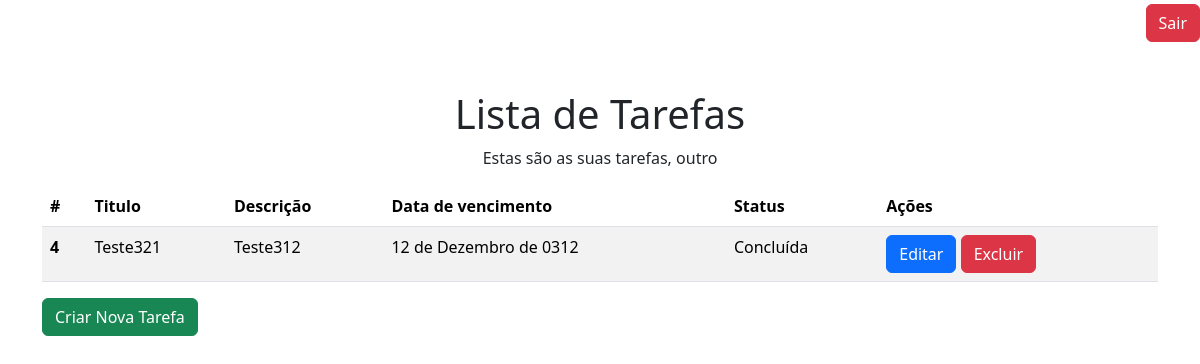
Screenshot of / (signed in) with the database file from the repository.
### core/models.py (models this page shows, shortened)
class Tarefa(models.Model):
    usuario = models.ForeignKey(settings.AUTH_USER_MODEL, on_delete=models.CASCADE, related_name='tarefas')
    titulo = models.CharField(max_length=50, blank=False, null=False)
    descricao = models.CharField(max_length=500, blank=False, null=False)
    data = models.DateField(null=False)
    status = models.BooleanField(null=False)

### core/views.py (the view)
# urls.py: path('', index, name='index'),
@login_required
def index(request):
    lista = Tarefa.objects.filter(usuario=request.user)
    return render(request, 'core/tarefas.html', {'tarefas': lista})

### templates/core/tarefas.html (shortened to what this page needs)
{% load static %}
<!DOCTYPE html>
<html>
    <head>
        <link rel="stylesheet" href="{% static 'core/style/tarefas_style.css' %}">
        <link href="https://cdn.jsdelivr.net/npm/bootstrap@5.3.8/dist/css/bootstrap.min.css" rel="stylesheet">
    </head>
    <body>
        <form action="{% url 'logout' %}" method="POST" class="text-end mt-1">
            <button type="submit" class="btn btn-danger">Sair</button>
        </form>
        <h1 class="text-center mt-5">Lista de Tarefas</h1>
        <p class="text-center">Estas são as suas tarefas, {{ request.user.username }}</p>
        <div class="container">
            <table class="table table-striped">
                <thead>
                    <tr>
                        <th scope="col">#</th>
                        <th scope="col">Titulo</th>
                        <th scope="col">Descrição</th>
                        <th scope="col">Data de vencimento</th>
                        <th scope="col">Status</th>
                        <th scope="col">Ações</th>
                    </tr>
                </thead>
                <tbody>
                    {% for tarefa in tarefas %}
                        <tr>
                            <th scope="row">{{ tarefa.id }}</th>
                            <td>{{ tarefa.titulo }}</td>
                            <td>{{ tarefa.descricao }}</td>
                            <td>{{ tarefa.data }}</td>
                            <td>{% if tarefa.status %} Concluída {% else %} Pendente {% endif %}</td>
                            <td>
                                <a class="btn btn-primary" href="{% url 'editar_tarefa' tarefa.id %}">Editar</a>
                                <a class="btn btn-danger" href="{% url 'deletar_tarefa' tarefa.id %}">Excluir</a>
                            </td>
                        </tr>
                    {% endfor %}
                </tbody>
            </table>
            <a href="{% url 'criar_tarefa' %}" class="btn btn-success">Criar Nova Tarefa</a>
        </div>
    </body>
</html>

### rows the page displays
Tarefa: id "4", titulo "Teste321", descricao "Teste312", data "12 de Dezembro de 0312", status "Concluída"

### other values shown
{{ request.user.username }} "outro"
